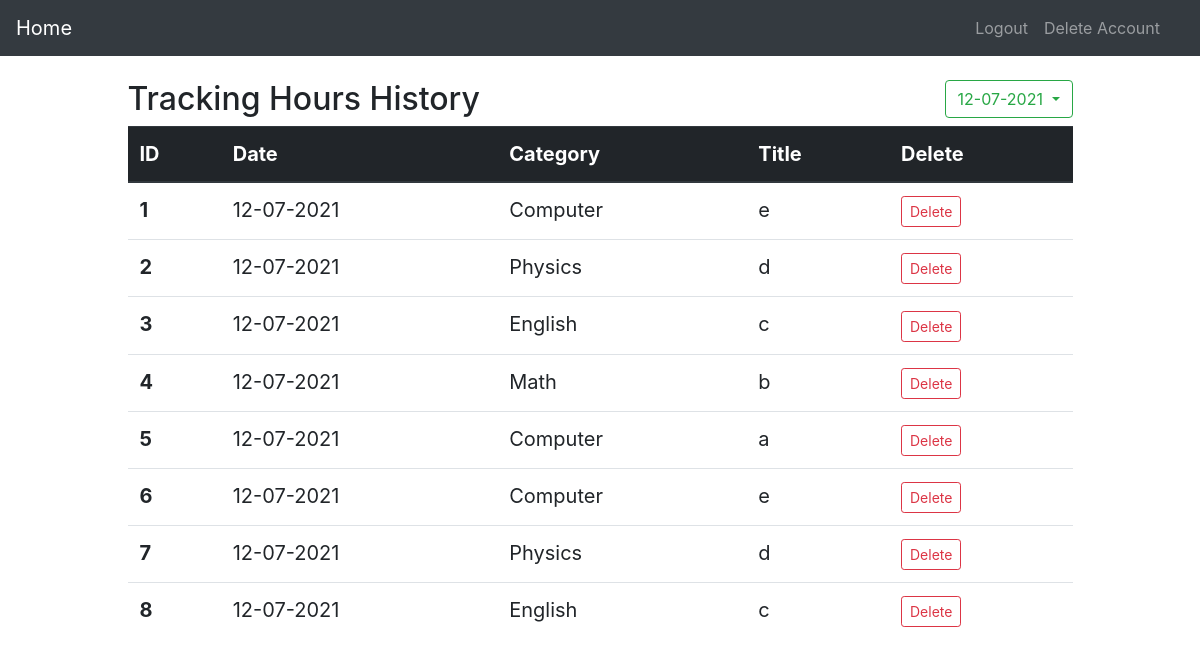
/trackhours/quan, run on the app's committed database.
### myapp/models.py (models this page shows)
class FlashCard(db.Model):
    __tablename__ = 'user_flaskcard'
    id = db.Column(db.Integer, primary_key=True)
    title = db.Column(db.String(64))
    defination = db.Column(db.String(128))
    category = db.Column(db.String(16))
    count_category = db.Column(db.Integer, nullable=False, default=1)
    times_created = db.Column(db.DateTime, default=datetime.utcnow)
    owner_id = db.Column(db.Integer, db.ForeignKey('users.id'))

### myapp/routes.py (the view)
@myapp_obj.route('/trackhours/<string:username>', methods=["POST", "GET"])
def trackinghours(username):
    u1 = User.query.filter_by(username=username).first()
    data_flashcard = db.session.query(FlashCard.id, FlashCard.times_created, FlashCard.title, FlashCard.category).order_by(
        FlashCard.times_created.desc()).filter(FlashCard.owner_id == u1.id).all()
    date_labels = []
    for _, dates, _, _ in data_flashcard:
        temp_date = dates.strftime("%m-%d-%Y")
        if temp_date not in date_labels:
            date_labels.append(temp_date)
    return render_template("trackhours.html", entries=data_flashcard, current_dates=date_labels[0], list_dates=date_labels, username=username)

### myapp/templates/trackhours.html (shortened to what this page needs)
{% extends "layout.html" %} {% block content %}
<div class="col-sm-10 ml-auto mr-auto">
  <div class="d-flex">
    <div>
      <h2>Tracking Hours History</h2>
    </div>
    <div class="ml-auto">
      <div class="dropdown">
        <button
          class="btn btn-outline-success btn-secondary dropdown-toggle"
          type="button"
          id="dropdownMenuButton"
          data-toggle="dropdown"
          aria-haspopup="true"
          aria-expanded="false"
        >
          {{current_dates}}
        </button>
      </div>
    </div>
  </div>
  <table class="table">
    <thead class="thead-dark">
      <tr>
        <th scope="col">ID</th>
        <th scope="col">Date</th>
        <th scope="col">Category</th>
        <th scope="col">Title</th>
        <th scope="col">Delete</th>
      </tr>
    </thead>
    <tbody>
      {% for entry in entries %}
      <tr>
        <th scope="row">{{loop.index}}</th>
        <td>{{entry.times_created.strftime("%m-%d-%Y")}}</td>
        <td>{{entry.category}}</td>
        <td>{{ entry.title }}</td>
        <td>
          <a
            href="{{ url_for('delete', entry_id = entry.id,username=username) }}"
            class="btn btn-outline-danger btn-sm"
            >Delete</a
          >
        </td>
      </tr>
      {% endfor %}
    </tbody>
  </table>
</div>
{% endblock %}

### myapp/templates/layout.html (shortened to what this page needs)
<!DOCTYPE html>
<html lang="en">
<head>
    <link rel="stylesheet"
        href="https://maxcdn.bootstrapcdn.com/bootstrap/4.0.0/css/bootstrap.min.css"
>
</head>
<body>
    <div class="container-fluid">
        <div class="row">
            <div class="col-md-12 p-0">
                <header class="mb-4">
                    <nav class="navbar navbar-expand-lg navbar-dark bg-dark">
                        <a class="navbar-brand" href="{{ url_for('home',username=username) }}">Home</a>
                        <div class="collapse navbar-collapse" id="navbarNavAltMarkup">
                            <div class="navbar-nav ml-auto mr-3">
                                <a class="nav-item nav-link" href="{{ url_for('logout',username=username) }}">Logout</a>
                                <a class="nav-item nav-link" href="{{ url_for('deleteMember')}}">Delete Account</a>
                            </div>
                        </div>
                    </nav>
                </header>
            </div>
        </div>
        <div style="display: grid; justify-items: center; font-size: 20px;" >
			{% block content %}
			{% endblock %}
		</div>
    </div>
</body>
</html>

### data on the page
FlashCard: times_created "12-07-2021", category "Computer", title "e"
FlashCard: times_created "12-07-2021", category "Physics", title "d"
FlashCard: times_created "12-07-2021", category "English", title "c"
FlashCard: times_created "12-07-2021", category "Math", title "b"
FlashCard: times_created "12-07-2021", category "Computer", title "a"
FlashCard: times_created "12-07-2021", category "Computer", title "e"
FlashCard: times_created "12-07-2021", category "Physics", title "d"
FlashCard: times_created "12-07-2021", category "English", title "c"

### other printed values
{{ current_dates }} "12-07-2021"
